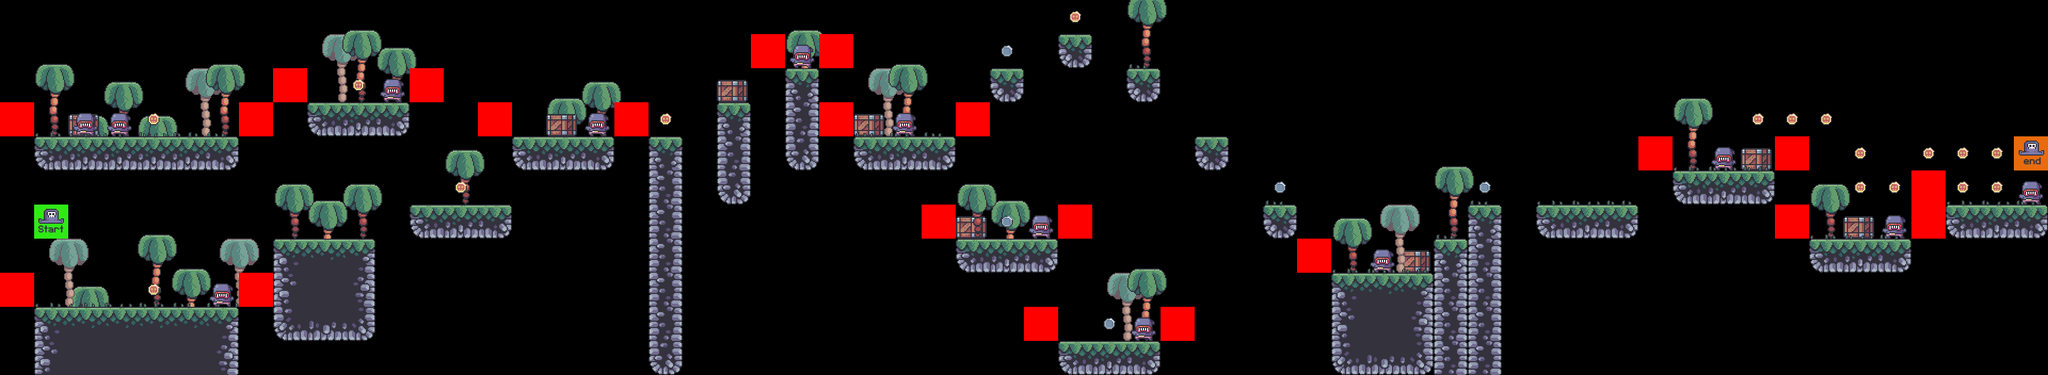

The image is a tile-based game level rendered from a .tmx file. Its description and source (layers, tilesets, objects; grid data summarised) follow:
An orthogonal 60x11 tile map with 64x64 px tiles, 9 tile layers (g_palms, crates, terrain, palms, ...), 7 tilesets.

<map version="1.10" tiledversion="1.10.2" orientation="orthogonal" renderorder="right-down" width="60" height="11" tilewidth="64" tileheight="64" infinite="0" nextlayerid="12" nextobjectid="1">
 <editorsettings>
  <export target="../0/level0..tmx" format="tmx" />
 </editorsettings>
 <tileset firstgid="1" source="../tilesets/terrain_tiles.tsx" />
 <tileset firstgid="17" source="../tilesets/coin_tiles.tsx" />
 <tileset firstgid="19" source="../tilesets/grass.tsx" />
 <tileset firstgid="24" source="../tilesets/palms.tsx" />
 <tileset firstgid="27" source="../tilesets/crates.tsx" />
 <tileset firstgid="28" source="../tilesets/player_tiles.tsx" />
 <tileset firstgid="30" source="../tilesets/enemy_tiles.tsx" />
 <layer id="6" name="g_palms" width="60" height="11">
  <data>[660 cells, 8 non-empty, 2 distinct tile ids]</data>
 </layer>
 <layer id="7" name="crates" width="60" height="11">
  <data>[660 cells, 8 non-empty, 1 distinct tile ids]</data>
 </layer>
 <layer id="1" name="terrain" width="60" height="11">
  <data>[660 cells, 93 non-empty, 16 distinct tile ids]</data>
 </layer>
 <layer id="5" name="palms" width="60" height="11">
  <data>[660 cells, 25 non-empty, 3 distinct tile ids]</data>
 </layer>
 <layer id="2" name="coins" width="60" height="11">
  <data>[660 cells, 27 non-empty, 2 distinct tile ids]</data>
 </layer>
 <layer id="4" name="grass" width="60" height="11">
  <data>[660 cells, 34 non-empty, 5 distinct tile ids]</data>
 </layer>
 <layer id="9" name="enemies" width="60" height="11">
  <data>[660 cells, 13 non-empty, 1 distinct tile ids]</data>
 </layer>
 <layer id="11" name="constraints" width="60" height="11">
  <data>[660 cells, 22 non-empty, 1 distinct tile ids]</data>
 </layer>
 <layer id="8" name="player" width="60" height="11">
  <data>[660 cells, 2 non-empty, 2 distinct tile ids]</data>
 </layer>
</map>
